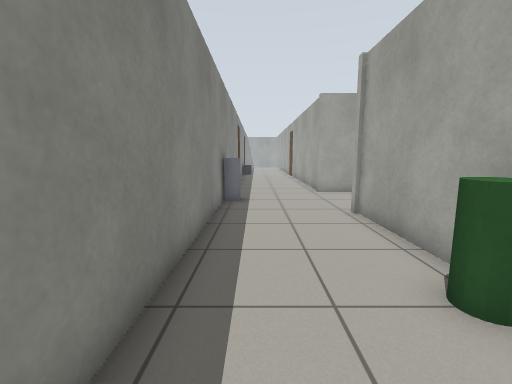
View 1 (above)

14 first-person views from a walk through a world built for the Gazebo simulator. The camera is 0.94 m above the floor, tilts 8° down and sees 90° across. The floor is counted in squares, 0.5 m on a side. Each view is taken from the middle of a square. On the plan, view 1 faces up. The plan holds only what a view shows up to about 15 squares ahead; the rest is blank. The place goes on beyond the plan.

View 2
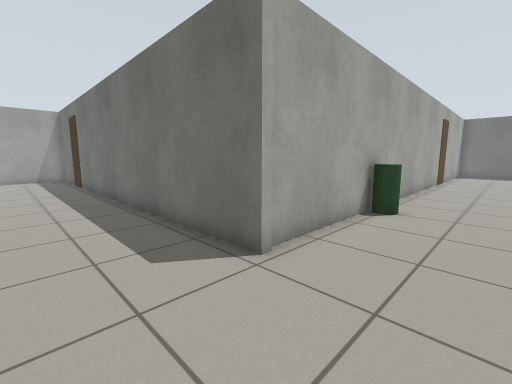

View 3
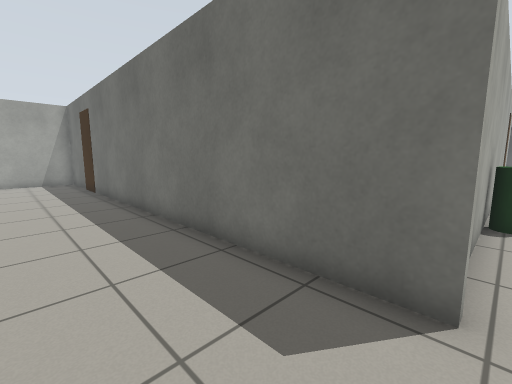

View 4
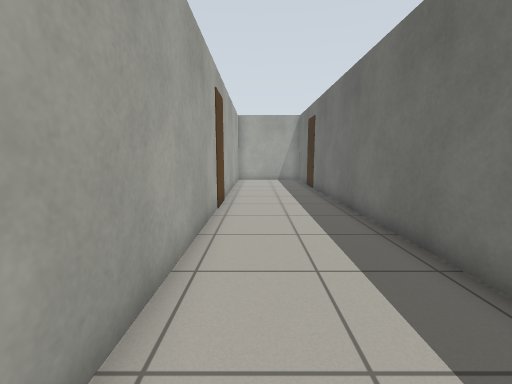

View 5
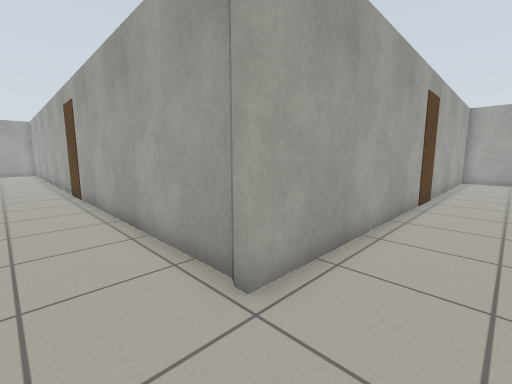

View 6
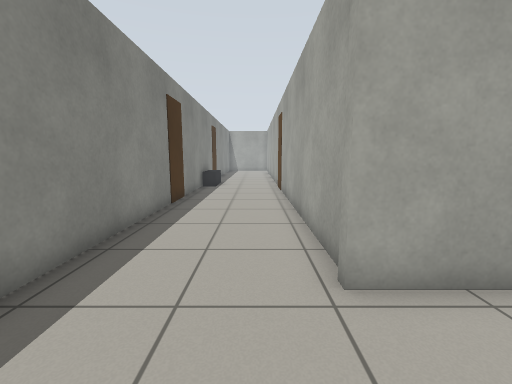

View 7
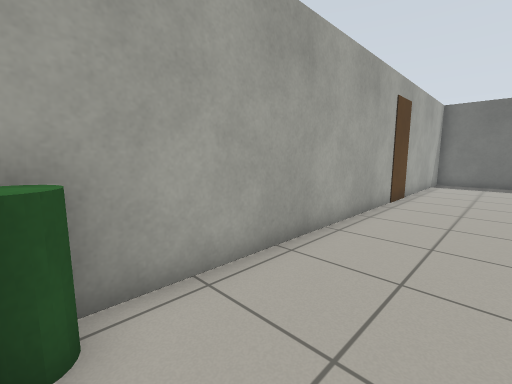

View 8
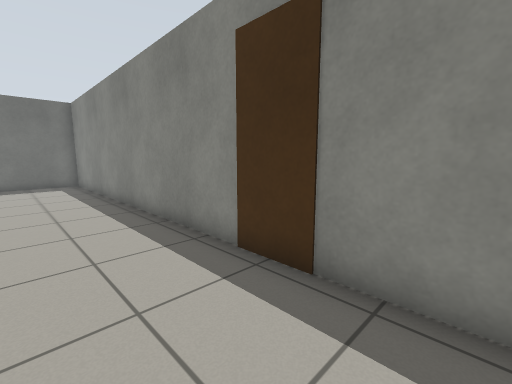

View 9
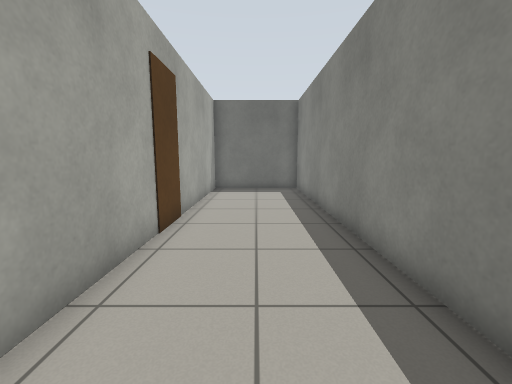

View 10
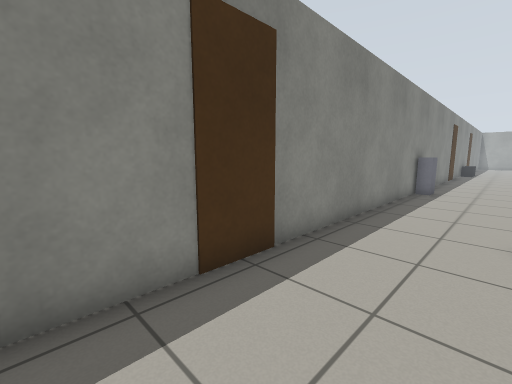

View 11
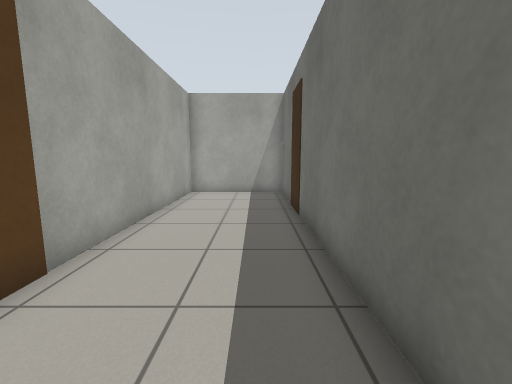

View 12
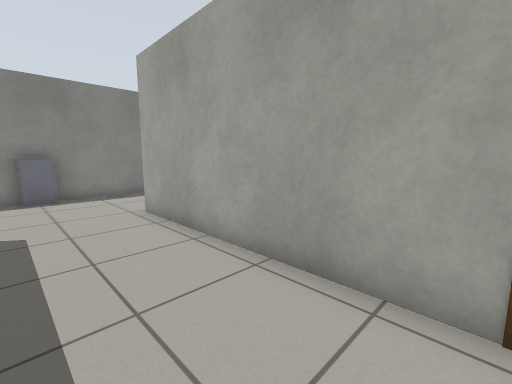

View 13
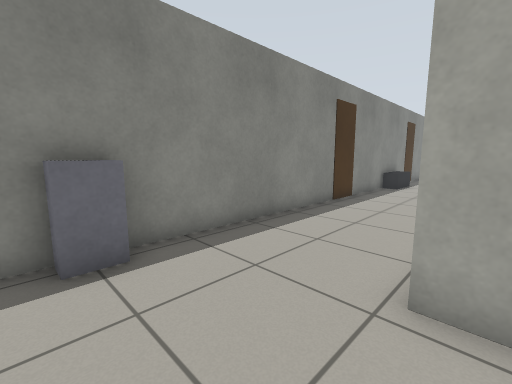

View 14
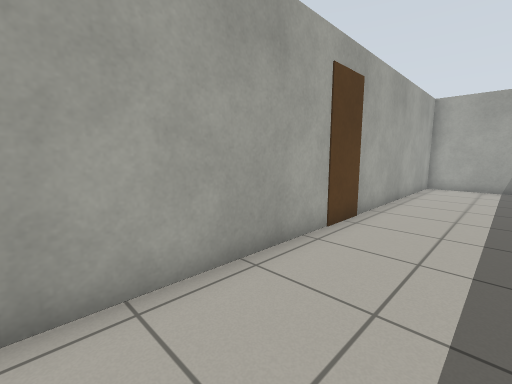

### Floor plan
Points are (right, up) in squares from view 1. A wall is a line through its corners. A room is listed if a view was taken in it or the views show most of it. See-through windows are left out.
Room 1 (views 1, 2, 3, 4, 5, 6, 7, 8, 9, 10, 11, 12, 13, 14)
walls: (3.1, 8.6) (18.1, 8.6); (-1.4, -1.9) (-1.4, -17) (3.4, -17) (3.4, -10); (12.1, 13.4) (3.4, 13.4) (3.4, 23.5); (3.4, -8.1) (3.4, 8.6); (-1.4, 20.1) (-1.4, -0.1); (-1.4, 23.5) (-1.4, 22); (20, 8.6) (23.4, 8.6) (23.4, 13.4) (13.9, 13.4)
objects: door leaf (-1, -1); grey box (-1, 11); door leaf (-1, 21); bin (3, 3); door leaf (13, 13)

Where each view was taken, in squares from view 1:
view 1: 0 up, 0 right, facing up
view 2: 12 up, 0 right, facing down-right
view 3: 12 up, 3 right, facing down-right
view 4: 12 up, 3 right, facing right
view 5: 11 up, 1 right, facing up-right
view 6: 10 up, 2 right, facing up
view 7: 3 up, 0 right, facing down-right
view 8: 2 up, 2 right, facing down-left
view 9: 2 down, 1 right, facing down
view 10: 4 down, 2 right, facing up-left
view 11: 10 up, 10 right, facing right
view 12: 10 up, 12 right, facing up-left
view 13: 10 up, 4 right, facing up-left
view 14: 10 up, 6 right, facing up-right
